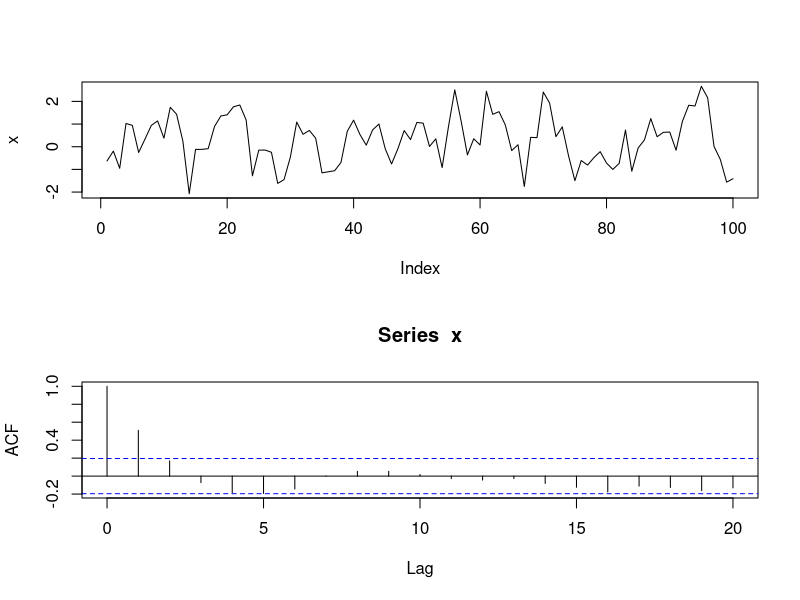

Write R code to recreate this figure.
# library(glue)
# # ------- Test read Multi csv data -------
# # quotes <- list('tsla', 'aapl', 'amzn')
# quotes <- list('tsla', 'aapl')

# for (quote in quotes) {
#    print(glue('{quote}'))
#     dat <- read.csv(glue('data/{quote}.csv'))
#     # print(tsla_dat$Close)

#     # ------- plotting -------
#     layout(1:2)
#     plot(dat$Close, type='l')

#     # # acf plot ----------
#     # acf(diff(tsla_dat$Close), na.action=na.omit)

#     # differenced log returns
#     dat_logdiff = diff(log(dat$Close))
#     plot(dat_logdiff, type='l')
# }

# # --------------------------------------------- #
# # Autoregressive (AR) Models of order p
# # --------------------------------------------- #
# # read data -----
# tsla_dat <- read.csv('data/tsla.csv')
# # print(tsla_dat$Close)
# # # ------- plotting -------
# layout(1:3)
# plot(tsla_dat$Close, type='l')

# # # acf plot ----------
# # acf(diff(tsla_dat$Close), na.action=na.omit)

# # differenced log returns ----------
# tsla_logdiff = diff(log(tsla_dat$Close))
# plot(tsla_logdiff, type='l')

# # acf plot ----------
# acf(tsla_logdiff, na.action=na.omit)
# tsla_logdiff.ar <- ar(tsla_logdiff, na.action=na.omit)
# print(tsla_logdiff.ar$order)
# print(tsla_logdiff.ar$ar)

# # # standard error, variance, 95% confidence intervals
# # print(tsla_logdiff.ar$ar+c(-1.96, 1.96)*c(sqrt(tsla_logdiff.ar$asy.var)))

# # --------------------------------------------- #
# # AMZN example
# # Graph not showing up:
# # https://stackoverflow.com/questions/38068774/rstudio-suddenly-stopped-showing-plots-in-the-plot-pane
# # --------------------------------------------- #
# # download data -----
# require(quantmod)
# getSymbols("AMZN")
# # write.csv(AMZN, file = 'data/dl_amzn.csv')
# layout(1:3)
# print(plot(Cl(AMZN), type='l'))
# amznrt = diff(log(Cl(AMZN)))
# print(plot(amznrt, type='l'))
# acf(amznrt, na.action=na.omit)
# amznrt.ar <- ar(amznrt, na.action=na.omit)
# print(amznrt.ar$order)
# print(amznrt.ar$ar)
# print(amznrt.ar$asy.var)

# # # standard error, variance, 95% confidence intervals
# # print(amznrt.ar$ar+c(-1.96, 1.96)*c(sqrt(amznrt.ar$asy.var)))


# # --------------------------------------------- #
# # SP 500 example
# # --------------------------------------------- #
# require(quantmod)
# getSymbols("^GSPC")
# # print(plot(Cl(GSPC)))

# # # first order difference of the log (rt~return) ----
# # layout(1:2)
# gspcrt = diff(log(Cl(GSPC)))
# # print(plot(gspcrt))   # it show largest vol in 2008
# # acf(gspcrt, na.action=na.omit)

# # autoregressive model
# gspcrt.ar <- ar(gspcrt, na.action=na.omit)
# print(gspcrt.ar$order)
# print(gspcrt.ar$ar)

# --------------------------------------------- #
# Moving Average (MA) Models of order q
# --------------------------------------------- #
set.seed(1)
x <- w <- rnorm(100)
for(t in 2:100) x[t] <- 0.6*x[t-1] + w[t]
layout(1:2)
plot(x, type='l')
acf(x)
